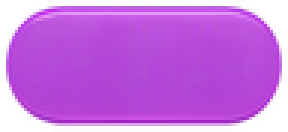
#> input picture assets/ui/hud/hud_pill.png, 96 x 44 px (shown 3 times larger)
$ python make_hud_pill_hard.py ../assets/ui/hud/hud_pill.png
#> lines starting #> are read from the running program, lines starting #| are printed output that depends on the picture
#!/usr/bin/env python3
"""Build the red Hard difficulty pill assets/ui/hud/hud_pill_hard.png from the purple one (hud_pill.png).

The level HUD pill follows the difficulty tier like Home and the warning banner: Hard is strawberry red, Very Hard
keeps the grape purple of hud_pill.png. The red pill is the purple art with its hue turned by HARD_HUE_SHIFT
(purple body ~284 deg -> ~352 deg, between the Home Play button red and the Hard warning banner), saturation and
value nudged up because the turned red reads duller than the purple. Same size and 9-slice margins as hud_pill.png.

Run from anywhere: python3 tools/make_hud_pill_hard.py [--preview=out.png]
Dev tool only, needs Pillow.
"""
import os
import sys

from PIL import Image

ROOT = os.path.dirname(os.path.dirname(os.path.abspath(__file__)))
SRC = os.path.join(ROOT, "assets", "ui", "hud", "hud_pill.png")
OUT = os.path.join(ROOT, "assets", "ui", "hud", "hud_pill_hard.png")

# Hue turn (0..255 = 0..360 deg) from grape purple to strawberry red.
HARD_HUE_SHIFT = 48
HARD_SAT = 1.08
HARD_VAL = 1.0


def to_hard(im: Image.Image) -> Image.Image:
    a = im.getchannel("A")
    hh, s, v = im.convert("RGB").convert("HSV").split()
    hh = hh.point(lambda x: (x + HARD_HUE_SHIFT) % 256)
    s = s.point(lambda x: min(255, round(x * HARD_SAT)))
    v = v.point(lambda x: min(255, round(x * HARD_VAL)))
    out = Image.merge("HSV", (hh, s, v)).convert("RGBA")
    out.putalpha(a)
    return out


def main() -> None:
    preview = ""
    for arg in sys.argv[1:]:
        if arg.startswith("--preview="):
            preview = arg.split("=", 1)[1]
    src = Image.open(SRC).convert("RGBA")
#> src is the input picture: PIL image 96x44 RGBA; mean R, G, B, A 160, 67.2, 189.9, 200.1
    hard = to_hard(src)
#> in to_hard, `a = im.getchannel("A")`:
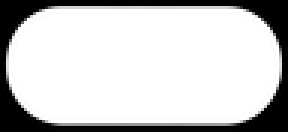
#> a: PIL image 96x44 L (shown 3 times larger); min 0, max 255, mean 200.1
#> in to_hard, `hh, s, v = im.convert("RGB").convert("HSV").split()`:
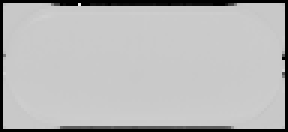
#> hh: PIL image 96x44 L (shown 3 times larger); min 0, max 240, mean 184.2
#> in to_hard, `hh, s, v = im.convert("RGB").convert("HSV").split()`:
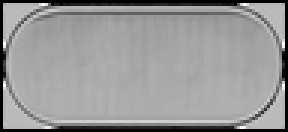
#> s: PIL image 96x44 L (shown 3 times larger); min 0, max 255, mean 150.8
#> in to_hard, `hh, s, v = im.convert("RGB").convert("HSV").split()`:
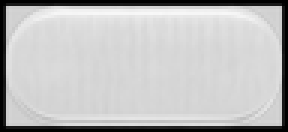
#> v: PIL image 96x44 L (shown 3 times larger); min 0, max 248, mean 190
#> in to_hard, `hh = hh.point(lambda x: (x + HARD_HUE_SHIFT) % 256)`:
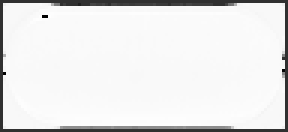
#> hh: PIL image 96x44 L (shown 3 times larger); min 0, max 254, mean 231.9
#> in to_hard, `out = Image.merge("HSV", (hh, s, v)).convert("RGBA")`:
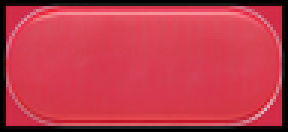
#> out: PIL image 96x44 RGBA (shown 3 times larger); mean R, G, B, A 189.9, 57.8, 74.3, 255
#> in to_hard, `out.putalpha(a)`:
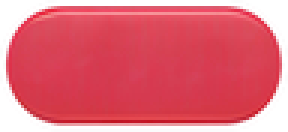
#> out: PIL image 96x44 RGBA (shown 3 times larger); mean R, G, B, A 189.9, 57.8, 74.3, 200.1; transparent parts drawn white
    hard.save(OUT, optimize=True)
    print("%s %dx%d" % (os.path.basename(OUT), hard.width, hard.height))
#| hud_pill_hard.png 96x44
    if preview:
        scale = 4
        sheet = Image.new("RGBA", (src.width * scale * 2 + 30, src.height * scale + 20), (235, 230, 240, 255))
        for i, im in enumerate((hard, src)):
            big = im.resize((im.width * scale, im.height * scale), Image.LANCZOS)
            sheet.alpha_composite(big, (10 + i * (big.width + 10), 10))
        sheet.save(preview)


if __name__ == "__main__":
    main()
